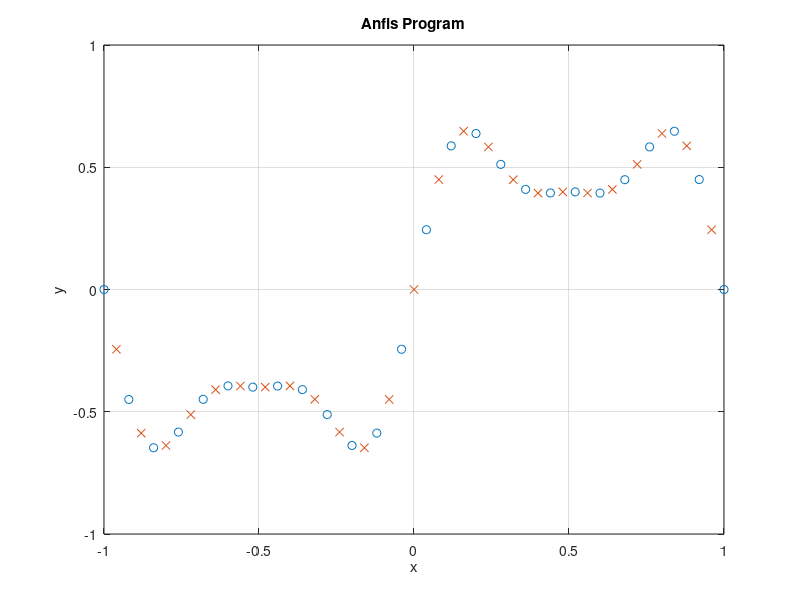

The MATLAB source for this figure: (Note: this script raises an error after producing the figure.)
%data generation
numPts=51;
x=linspace(-1,1,numPts)';
y=0.6*sin(pi*x)+0.3*sin(3*pi*x)+0.1*sin(5*pi*x);
data=[x y];
%Divide data to training and checking and plot
trndata=data(1:2:numPts,:); %alternative datasets it will take i.e 1:2 (odd number of data)
chkdata=data(2:2:numPts,:); %even number of datapoints
%Plot training and checking data with symbols o and x respectively;
figure(1)
plot(trndata(:,1),trndata(:,2),'o',chkdata(:,1),chkdata(:,2),'x')
grid on
xlabel("x")
ylabel("y")
title("Anfis Program")
numMFs=5;
mfType='gbellmf';
fis=genfis1(trndata,numMFs,mfType);
[x,mf]=plotmf(fis,'input',1);
figure(3)
plot(x,mf)
% ANFIS-training by 1000 rounds (the meaning of NaN is that default settings are
used concerning the %issue,
epoch_n = 1000;
[fismat1,trnErr,ss, fismat2,chkErr]= anfis(trndata,fis,epoch_n,NaN,chkdata);
trnOut=evalfis(fismat1,trndata(:,1));
trnRMSE=norm(trnOut-trndata(:,2))/sqrt(length(trnOut));
%evalfis calculates the output of fuzzy system
chkOut=evalfis(fismat2,chkdata(:,1));
% plot error
chkRMSE=norm(chkOut-chkdata(:,2))/sqrt(length(chkOut));
epoch=1:epoch_n;
figure(2)
plot(epoch,trnErr,'o',epoch,chkErr,'x')
figure(4)
plot(epoch,trnRMSE,'O',epoch,chkRMSE,'X')